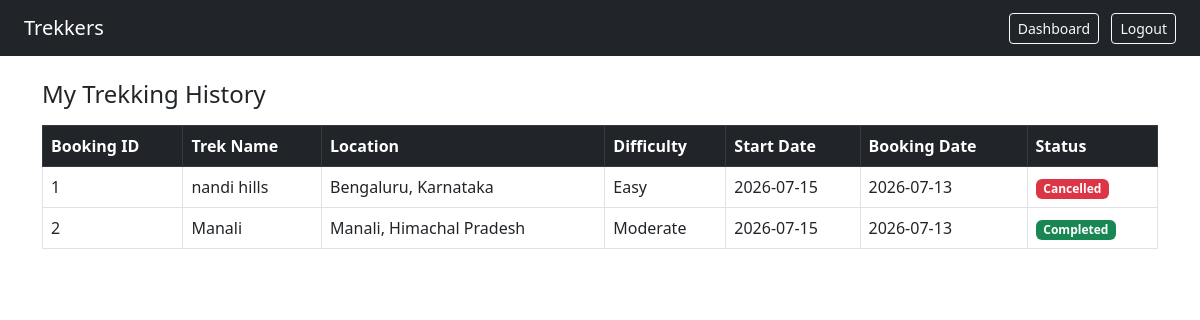
The app's page /user/history (signed in) with its own data.
### models.py (models this page shows)
class Booking(db.Model):
    booking_id = db.Column(db.Integer, primary_key=True)
    user_id = db.Column(db.Integer, db.ForeignKey('user.id'), nullable=False)
    trek_id = db.Column(db.Integer, db.ForeignKey('trek.id'), nullable=False)
    booking_date = db.Column(db.Date, nullable=False)
    status = db.Column(db.String(50), nullable=False)

class Trek(db.Model):
    id = db.Column(db.Integer, primary_key=True)
    name = db.Column(db.String(50), nullable=False)
    location = db.Column(db.String(100), nullable=False)
    difficulty = db.Column(db.String(50), nullable=False)
    duration = db.Column(db.String(50), nullable=False)
    total_slots = db.Column(db.Integer, nullable=False)
    available_slots = db.Column(db.Integer, nullable=False)
    assigned_staffid = db.Column(db.Integer, db.ForeignKey('user.id'), nullable=True)
    start_date = db.Column(db.Date, nullable=False)
    end_date = db.Column(db.Date, nullable=False)
    status = db.Column(db.String(50), nullable=False)
    price = db.Column(db.Float, nullable=False)
    bookings = db.relationship('Booking', backref='trek', lazy=True)

### routes.py (the view)
@app.route('/user/history')
@login_required
def user_history():
    if current_user.role != 'trekker':
        flash('Access Denied')
        return redirect(url_for('login'))
    history = Booking.query.filter(
        Booking.user_id == current_user.id,
        Booking.status.in_(['Completed', 'Cancelled'])
    ).all()
    history_data = []
    for booking in history:
        trek = Trek.query.get(booking.trek_id)
        history_data.append({
            'booking': booking,
            'trek': trek
        })
    return render_template('user_history.html',
        history_data=history_data
    )

### routes.py (called while the page is built)
@login_manager.user_loader
def load_user(user_id):
    return User.query.get(int(user_id))

### templates/user_history.html (shortened to what this page needs)
<!DOCTYPE html>
<html>
<head>
    <link rel="stylesheet" href="https://cdn.jsdelivr.net/npm/bootstrap@5.3.0/dist/css/bootstrap.min.css">
</head>
<body>
<nav class="navbar navbar-dark bg-dark px-4">
    <span class="navbar-brand">Trekkers</span>
    <div>
        <a href="/user/dashboard" class="btn btn-outline-light btn-sm me-2">Dashboard</a>
        <a href="/logout" class="btn btn-outline-light btn-sm">Logout</a>
    </div>
</nav>
<div class="container mt-4">
    <h4>My Trekking History</h4>
    {% if history_data %}
    <table class="table table-bordered mt-3">
        <thead class="table-dark">
            <tr>
                <th>Booking ID</th>
                <th>Trek Name</th>
                <th>Location</th>
                <th>Difficulty</th>
                <th>Start Date</th>
                <th>Booking Date</th>
                <th>Status</th>
            </tr>
        </thead>
        <tbody>
            {% for item in history_data %}
            <tr>
                <td>{{ item.booking.booking_id }}</td>
                <td>{{ item.trek.name }}</td>
                <td>{{ item.trek.location }}</td>
                <td>{{ item.trek.difficulty }}</td>
                <td>{{ item.trek.start_date }}</td>
                <td>{{ item.booking.booking_date }}</td>
                <td>
                    <span class="badge
                        {% if item.booking.status == 'Completed' %}bg-success
                        {% elif item.booking.status == 'Cancelled' %}bg-danger
                        {% else %}bg-secondary{% endif %}">
                        {{ item.booking.status }}
                    </span>
                </td>
            </tr>
            {% endfor %}
        </tbody>
    </table>
    {% else %}
        <p class="text-muted">No trekking history yet.</p>
    {% endif %}
</div>
</body>
</html>

### records on screen
Booking: booking.booking_id "1", booking.booking_date "2026-07-13", booking.status "Cancelled"
Trek: trek.name "nandi hills", trek.location "Bengaluru, Karnataka", trek.difficulty "Easy", trek.start_date "2026-07-15"
Booking: booking.booking_id "2", booking.booking_date "2026-07-13", booking.status "Completed"
Trek: trek.name "Manali", trek.location "Manali, Himachal Pradesh", trek.difficulty "Moderate", trek.start_date "2026-07-15"
